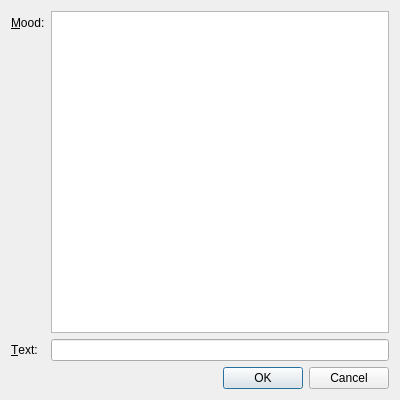
<?xml version="1.0" encoding="UTF-8"?>
<ui version="4.0">
 <class>MoodDialog</class>
 <widget class="QDialog" name="MoodDialog">
  <property name="geometry">
   <rect>
    <x>0</x>
    <y>0</y>
    <width>400</width>
    <height>400</height>
   </rect>
  </property>
  <property name="windowTitle">
   <string>Set mood</string>
  </property>
  <layout class="QVBoxLayout" name="verticalLayout">
   <item>
    <layout class="QFormLayout" name="formLayout">
     <item row="0" column="0">
      <widget class="QLabel" name="label">
       <property name="text">
        <string>&amp;Mood:</string>
       </property>
       <property name="buddy">
        <cstring>Mood_</cstring>
       </property>
      </widget>
     </item>
     <item row="1" column="0">
      <widget class="QLabel" name="label_2">
       <property name="text">
        <string>&amp;Text:</string>
       </property>
       <property name="buddy">
        <cstring>Text_</cstring>
       </property>
      </widget>
     </item>
     <item row="1" column="1">
      <widget class="QLineEdit" name="Text_"/>
     </item>
     <item row="0" column="1">
      <widget class="QTreeWidget" name="Mood_">
       <property name="sizePolicy">
        <sizepolicy hsizetype="Expanding" vsizetype="MinimumExpanding">
         <horstretch>0</horstretch>
         <verstretch>1</verstretch>
        </sizepolicy>
       </property>
       <property name="rootIsDecorated">
        <bool>false</bool>
       </property>
       <attribute name="headerVisible">
        <bool>false</bool>
       </attribute>
      </widget>
     </item>
    </layout>
   </item>
   <item>
    <widget class="QDialogButtonBox" name="buttonBox">
     <property name="orientation">
      <enum>Qt::Horizontal</enum>
     </property>
     <property name="standardButtons">
      <set>QDialogButtonBox::Cancel|QDialogButtonBox::Ok</set>
     </property>
    </widget>
   </item>
  </layout>
 </widget>
 <resources/>
 <connections>
  <connection>
   <sender>buttonBox</sender>
   <signal>accepted()</signal>
   <receiver>MoodDialog</receiver>
   <slot>accept()</slot>
   <hints>
    <hint type="sourcelabel">
     <x>254</x>
     <y>90</y>
    </hint>
    <hint type="destinationlabel">
     <x>157</x>
     <y>274</y>
    </hint>
   </hints>
  </connection>
  <connection>
   <sender>buttonBox</sender>
   <signal>rejected()</signal>
   <receiver>MoodDialog</receiver>
   <slot>reject()</slot>
   <hints>
    <hint type="sourcelabel">
     <x>293</x>
     <y>90</y>
    </hint>
    <hint type="destinationlabel">
     <x>286</x>
     <y>274</y>
    </hint>
   </hints>
  </connection>
 </connections>
</ui>
